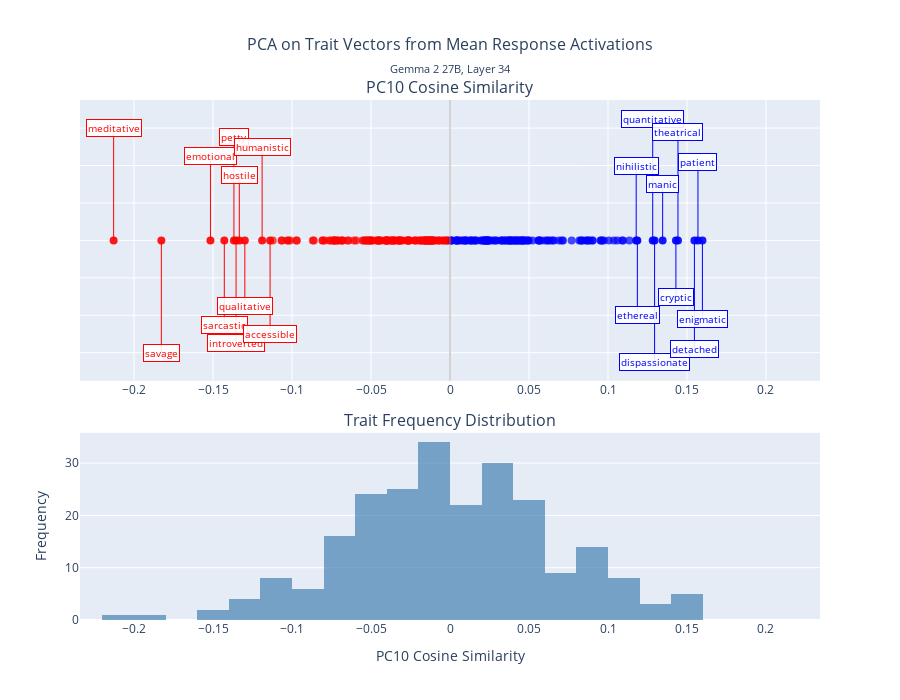

Write notebook code for a chart like this one.
### Code cell
component = 9
fig = plot_pca_cosine_similarity(
        pca_transformed=pca_transformed,
        trait_labels=filtered_pos_neg_50_traits,
        pc_component=component,
        layer=layer,
        color_threshold=0.0  # Adjust this threshold as needed
    )
fig.show()
fig.write_html(f"./results/pc{component+1}.html")

### Figure 1 — Plotly figure (JSON) as saved in the notebook; plotly's stock layout.template omitted (floating-point values rounded to 4 significant figures; data arrays with more than 128 entries replaced by an {"elided": "..."} marker saying what was removed)
{"data": [{"hovertemplate": "<b>%{text}</b><br>Cosine Similarity: %{x:.3f}<extra></extra>", "marker": {"color": {"elided": "215 str values"}, "opacity": 0.7, "size": 8}, "mode": "markers", "showlegend": false, "text": {"elided": "215 str values"}, "type": "scatter", "x": {"elided": "215 float values"}, "xaxis": "x", "y": {"elided": "215 int values"}, "yaxis": "y"}, {"hovertemplate": "<b>%{text}</b><br>Cosine Similarity: %{x:.3f}<extra></extra>", "marker": {"color": ["red", "blue", "blue", "blue", "red", "blue", "blue", "red", "red", "red", "blue", "red", "blue", "blue", "red", "red", "blue", "red", "red", "blue"], "opacity": 0.9, "size": 8}, "mode": "markers", "showlegend": false, "text": ["accessible", "cryptic", "detached", "dispassionate", "emotional", "enigmatic", "ethereal", "hostile", "humanistic", "introverted", "manic", "meditative", "nihilistic", "patient", "petty", "qualitative", "quantitative", "sarcastic", "savage", "theatrical"], "type": "scatter", "x": [-0.1139, 0.143, 0.1547, 0.1295, -0.1516, 0.1598, 0.1186, -0.1333, -0.1189, -0.1354, 0.1346, -0.2129, 0.1179, 0.1569, -0.1368, -0.1299, 0.1283, -0.1429, -0.1827, 0.1443], "xaxis": "x", "y": [1, 1, 1, 1, 1, 1, 1, 1, 1, 1, 1, 1, 1, 1, 1, 1, 1, 1, 1, 1], "yaxis": "y"}, {"hoverinfo": "skip", "line": {"color": "red", "width": 1}, "mode": "lines", "showlegend": false, "type": "scatter", "x": [-0.2129, -0.2129], "xaxis": "x", "y": [1, 1.6], "yaxis": "y"}, {"hoverinfo": "skip", "line": {"color": "red", "width": 1}, "mode": "lines", "showlegend": false, "type": "scatter", "x": [-0.1827, -0.1827], "xaxis": "x", "y": [1, 0.4], "yaxis": "y"}, {"hoverinfo": "skip", "line": {"color": "red", "width": 1}, "mode": "lines", "showlegend": false, "type": "scatter", "x": [-0.1516, -0.1516], "xaxis": "x", "y": [1, 1.45], "yaxis": "y"}, {"hoverinfo": "skip", "line": {"color": "red", "width": 1}, "mode": "lines", "showlegend": false, "type": "scatter", "x": [-0.1429, -0.1429], "xaxis": "x", "y": [1, 0.55], "yaxis": "y"}, {"hoverinfo": "skip", "line": {"color": "red", "width": 1}, "mode": "lines", "showlegend": false, "type": "scatter", "x": [-0.1368, -0.1368], "xaxis": "x", "y": [1, 1.55], "yaxis": "y"}, {"hoverinfo": "skip", "line": {"color": "red", "width": 1}, "mode": "lines", "showlegend": false, "type": "scatter", "x": [-0.1354, -0.1354], "xaxis": "x", "y": [1, 0.45], "yaxis": "y"}, {"hoverinfo": "skip", "line": {"color": "red", "width": 1}, "mode": "lines", "showlegend": false, "type": "scatter", "x": [-0.1333, -0.1333], "xaxis": "x", "y": [1, 1.35], "yaxis": "y"}, {"hoverinfo": "skip", "line": {"color": "red", "width": 1}, "mode": "lines", "showlegend": false, "type": "scatter", "x": [-0.1299, -0.1299], "xaxis": "x", "y": [1, 0.65], "yaxis": "y"}, {"hoverinfo": "skip", "line": {"color": "red", "width": 1}, "mode": "lines", "showlegend": false, "type": "scatter", "x": [-0.1189, -0.1189], "xaxis": "x", "y": [1, 1.5], "yaxis": "y"}, {"hoverinfo": "skip", "line": {"color": "red", "width": 1}, "mode": "lines", "showlegend": false, "type": "scatter", "x": [-0.1139, -0.1139], "xaxis": "x", "y": [1, 0.5], "yaxis": "y"}, {"hoverinfo": "skip", "line": {"color": "blue", "width": 1}, "mode": "lines", "showlegend": false, "type": "scatter", "x": [0.1179, 0.1179], "xaxis": "x", "y": [1, 1.4], "yaxis": "y"}, {"hoverinfo": "skip", "line": {"color": "blue", "width": 1}, "mode": "lines", "showlegend": false, "type": "scatter", "x": [0.1186, 0.1186], "xaxis": "x", "y": [1, 0.6], "yaxis": "y"}, {"hoverinfo": "skip", "line": {"color": "blue", "width": 1}, "mode": "lines", "showlegend": false, "type": "scatter", "x": [0.1283, 0.1283], "xaxis": "x", "y": [1, 1.65], "yaxis": "y"}, {"hoverinfo": "skip", "line": {"color": "blue", "width": 1}, "mode": "lines", "showlegend": false, "type": "scatter", "x": [0.1295, 0.1295], "xaxis": "x", "y": [1, 0.35], "yaxis": "y"}, {"hoverinfo": "skip", "line": {"color": "blue", "width": 1}, "mode": "lines", "showlegend": false, "type": "scatter", "x": [0.1346, 0.1346], "xaxis": "x", "y": [1, 1.3], "yaxis": "y"}, {"hoverinfo": "skip", "line": {"color": "blue", "width": 1}, "mode": "lines", "showlegend": false, "type": "scatter", "x": [0.143, 0.143], "xaxis": "x", "y": [1, 0.7], "yaxis": "y"}, {"hoverinfo": "skip", "line": {"color": "blue", "width": 1}, "mode": "lines", "showlegend": false, "type": "scatter", "x": [0.1443, 0.1443], "xaxis": "x", "y": [1, 1.58], "yaxis": "y"}, {"hoverinfo": "skip", "line": {"color": "blue", "width": 1}, "mode": "lines", "showlegend": false, "type": "scatter", "x": [0.1547, 0.1547], "xaxis": "x", "y": [1, 0.42], "yaxis": "y"}, {"hoverinfo": "skip", "line": {"color": "blue", "width": 1}, "mode": "lines", "showlegend": false, "type": "scatter", "x": [0.1569, 0.1569], "xaxis": "x", "y": [1, 1.42], "yaxis": "y"}, {"hoverinfo": "skip", "line": {"color": "blue", "width": 1}, "mode": "lines", "showlegend": false, "type": "scatter", "x": [0.1598, 0.1598], "xaxis": "x", "y": [1, 0.58], "yaxis": "y"}, {"marker": {"color": "steelblue"}, "nbinsx": 30, "opacity": 0.7, "showlegend": false, "type": "histogram", "x": {"elided": "235 float values"}, "xaxis": "x2", "yaxis": "y2"}], "layout": {"annotations": [{"font": {"size": 16}, "showarrow": false, "text": "PC10 Cosine Similarity", "x": 0.5, "xanchor": "center", "xref": "paper", "y": 1, "yanchor": "bottom", "yref": "paper"}, {"font": {"size": 16}, "showarrow": false, "text": "Trait Frequency Distribution", "x": 0.5, "xanchor": "center", "xref": "paper", "y": 0.36, "yanchor": "bottom", "yref": "paper"}, {"bgcolor": "rgba(255, 255, 255, 0.9)", "bordercolor": "red", "borderwidth": 1, "font": {"color": "red", "size": 10}, "showarrow": false, "text": "meditative", "x": -0.2129, "xref": "x", "y": 1.6, "yref": "y"}, {"bgcolor": "rgba(255, 255, 255, 0.9)", "bordercolor": "red", "borderwidth": 1, "font": {"color": "red", "size": 10}, "showarrow": false, "text": "savage", "x": -0.1827, "xref": "x", "y": 0.4, "yref": "y"}, {"bgcolor": "rgba(255, 255, 255, 0.9)", "bordercolor": "red", "borderwidth": 1, "font": {"color": "red", "size": 10}, "showarrow": false, "text": "emotional", "x": -0.1516, "xref": "x", "y": 1.45, "yref": "y"}, {"bgcolor": "rgba(255, 255, 255, 0.9)", "bordercolor": "red", "borderwidth": 1, "font": {"color": "red", "size": 10}, "showarrow": false, "text": "sarcastic", "x": -0.1429, "xref": "x", "y": 0.55, "yref": "y"}, {"bgcolor": "rgba(255, 255, 255, 0.9)", "bordercolor": "red", "borderwidth": 1, "font": {"color": "red", "size": 10}, "showarrow": false, "text": "petty", "x": -0.1368, "xref": "x", "y": 1.55, "yref": "y"}, {"bgcolor": "rgba(255, 255, 255, 0.9)", "bordercolor": "red", "borderwidth": 1, "font": {"color": "red", "size": 10}, "showarrow": false, "text": "introverted", "x": -0.1354, "xref": "x", "y": 0.45, "yref": "y"}, {"bgcolor": "rgba(255, 255, 255, 0.9)", "bordercolor": "red", "borderwidth": 1, "font": {"color": "red", "size": 10}, "showarrow": false, "text": "hostile", "x": -0.1333, "xref": "x", "y": 1.35, "yref": "y"}, {"bgcolor": "rgba(255, 255, 255, 0.9)", "bordercolor": "red", "borderwidth": 1, "font": {"color": "red", "size": 10}, "showarrow": false, "text": "qualitative", "x": -0.1299, "xref": "x", "y": 0.65, "yref": "y"}, {"bgcolor": "rgba(255, 255, 255, 0.9)", "bordercolor": "red", "borderwidth": 1, "font": {"color": "red", "size": 10}, "showarrow": false, "text": "humanistic", "x": -0.1189, "xref": "x", "y": 1.5, "yref": "y"}, {"bgcolor": "rgba(255, 255, 255, 0.9)", "bordercolor": "red", "borderwidth": 1, "font": {"color": "red", "size": 10}, "showarrow": false, "text": "accessible", "x": -0.1139, "xref": "x", "y": 0.5, "yref": "y"}, {"bgcolor": "rgba(255, 255, 255, 0.9)", "bordercolor": "blue", "borderwidth": 1, "font": {"color": "blue", "size": 10}, "showarrow": false, "text": "nihilistic", "x": 0.1179, "xref": "x", "y": 1.4, "yref": "y"}, {"bgcolor": "rgba(255, 255, 255, 0.9)", "bordercolor": "blue", "borderwidth": 1, "font": {"color": "blue", "size": 10}, "showarrow": false, "text": "ethereal", "x": 0.1186, "xref": "x", "y": 0.6, "yref": "y"}, {"bgcolor": "rgba(255, 255, 255, 0.9)", "bordercolor": "blue", "borderwidth": 1, "font": {"color": "blue", "size": 10}, "showarrow": false, "text": "quantitative", "x": 0.1283, "xref": "x", "y": 1.65, "yref": "y"}, {"bgcolor": "rgba(255, 255, 255, 0.9)", "bordercolor": "blue", "borderwidth": 1, "font": {"color": "blue", "size": 10}, "showarrow": false, "text": "dispassionate", "x": 0.1295, "xref": "x", "y": 0.35, "yref": "y"}, {"bgcolor": "rgba(255, 255, 255, 0.9)", "bordercolor": "blue", "borderwidth": 1, "font": {"color": "blue", "size": 10}, "showarrow": false, "text": "manic", "x": 0.1346, "xref": "x", "y": 1.3, "yref": "y"}, {"bgcolor": "rgba(255, 255, 255, 0.9)", "bordercolor": "blue", "borderwidth": 1, "font": {"color": "blue", "size": 10}, "showarrow": false, "text": "cryptic", "x": 0.143, "xref": "x", "y": 0.7, "yref": "y"}, {"bgcolor": "rgba(255, 255, 255, 0.9)", "bordercolor": "blue", "borderwidth": 1, "font": {"color": "blue", "size": 10}, "showarrow": false, "text": "theatrical", "x": 0.1443, "xref": "x", "y": 1.58, "yref": "y"}, {"bgcolor": "rgba(255, 255, 255, 0.9)", "bordercolor": "blue", "borderwidth": 1, "font": {"color": "blue", "size": 10}, "showarrow": false, "text": "detached", "x": 0.1547, "xref": "x", "y": 0.42, "yref": "y"}, {"bgcolor": "rgba(255, 255, 255, 0.9)", "bordercolor": "blue", "borderwidth": 1, "font": {"color": "blue", "size": 10}, "showarrow": false, "text": "patient", "x": 0.1569, "xref": "x", "y": 1.42, "yref": "y"}, {"bgcolor": "rgba(255, 255, 255, 0.9)", "bordercolor": "blue", "borderwidth": 1, "font": {"color": "blue", "size": 10}, "showarrow": false, "text": "enigmatic", "x": 0.1598, "xref": "x", "y": 0.58, "yref": "y"}], "height": 700, "shapes": [{"line": {"color": "gray", "dash": "solid", "width": 1}, "opacity": 0.7, "type": "line", "x0": 0, "x1": 0, "xref": "x", "y0": 0, "y1": 1, "yref": "y domain"}], "showlegend": false, "title": {"font": {"size": 16}, "subtitle": {"text": "Gemma 2 27B, Layer 34"}, "text": "PCA on Trait Vectors from Mean Response Activations", "x": 0.5}, "xaxis": {"anchor": "y", "domain": [0, 1], "range": [-0.2342, 0.2342]}, "xaxis2": {"anchor": "y2", "domain": [0, 1], "range": [-0.2342, 0.2342], "title": {"text": "PC10 Cosine Similarity"}}, "yaxis": {"anchor": "x", "domain": [0.46, 1], "range": [0.25, 1.75], "showticklabels": false, "title": {"text": ""}}, "yaxis2": {"anchor": "x2", "domain": [0, 0.36], "title": {"text": "Frequency"}}}}
